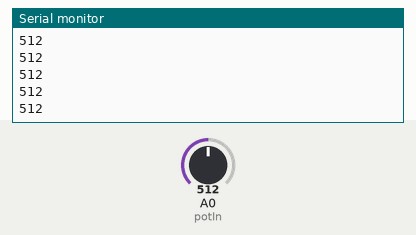
Simulated run of this sketch. Board: Arduino Uno, built with avr-gcc and run on an emulated ATmega328P. Parts: the last lines printed to the serial monitor. Inputs (shaded band) come from the test bench; at power-on: A0 (potIn) = 512.

Above: at 1.2 s.
1.3 s: A0 (potIn) set to 716
At 1.31 s:
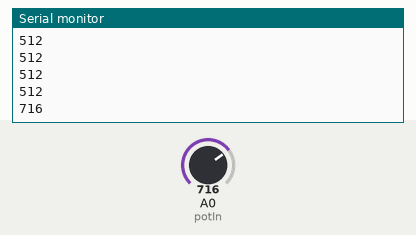
2.8 s: A0 (potIn) set to 900
At 2.81 s:
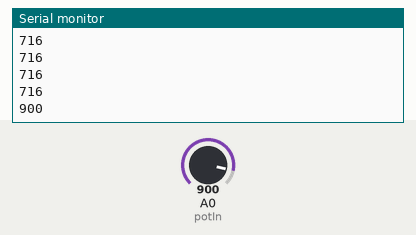
Timing chart, 0 to 5.8 s (numbered marks = the images above; inputs shaded):
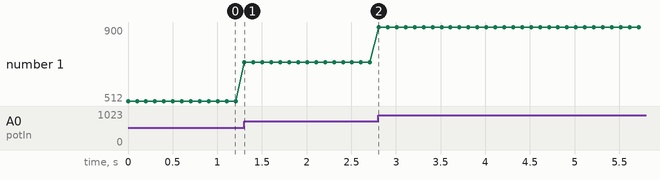

The sketch:

ADC.ino
```cpp
const int potIn = A0;

void setup() {
    pinMode(potIn, INPUT);
    Serial.begin(9600);
}

void loop() {
    Serial.println(analogRead(potIn));
    delay(100);
}
```

Measured:
- after the input at 1.3 s, the serial monitor: prints a new line at once (image 1)
- after the input at 2.8 s, the serial monitor: prints a new line at once (image 2)
- plotted number 1: 512 → 716 after the input at 1.3 s, 716 → 900 after the input at 2.8 s
